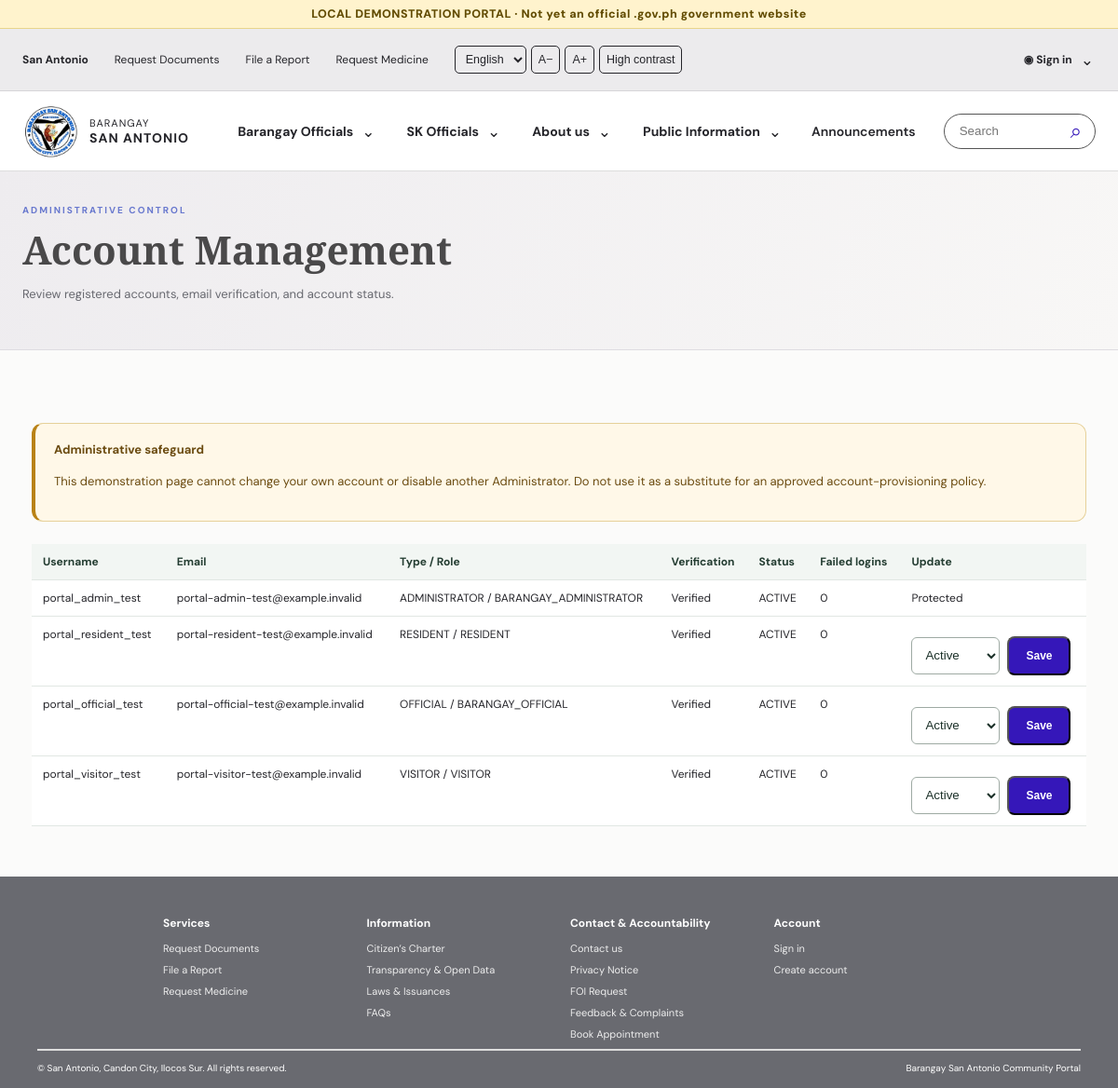
/public/user_manage.php (signed in), run on the app's committed database.
### tables this page shows
CREATE TABLE IF NOT EXISTS users (
  user_id BIGINT UNSIGNED NOT NULL AUTO_INCREMENT PRIMARY KEY,
  username VARCHAR(30) NOT NULL,
  email VARCHAR(254) NOT NULL,
  password_hash VARCHAR(255) NOT NULL,
  account_type ENUM('RESIDENT','VISITOR','OFFICIAL','ADMINISTRATOR') NOT NULL,
  account_status ENUM('PENDING_EMAIL','ACTIVE','SUSPENDED','DISABLED') NOT NULL DEFAULT 'PENDING_EMAIL',
  email_verified_at DATETIME NULL,
  last_login_at DATETIME NULL,
  password_changed_at DATETIME NULL,
  failed_login_count INT UNSIGNED NOT NULL DEFAULT 0,
  locked_until DATETIME NULL,
  created_at DATETIME NOT NULL DEFAULT CURRENT_TIMESTAMP,
  updated_at DATETIME NOT NULL DEFAULT CURRENT_TIMESTAMP ON UPDATE CURRENT_TIMESTAMP,
  UNIQUE KEY uq_users_username (username),
  UNIQUE KEY uq_users_email (email)
);

CREATE TABLE IF NOT EXISTS roles (
  role_id BIGINT UNSIGNED NOT NULL AUTO_INCREMENT PRIMARY KEY,
  role_code VARCHAR(60) NOT NULL UNIQUE,
  role_name VARCHAR(100) NOT NULL,
  is_active TINYINT(1) NOT NULL DEFAULT 1,
  created_at DATETIME NOT NULL DEFAULT CURRENT_TIMESTAMP
);

### app/Core/Security.php (called while the page is built, shortened)
<?php
final class Security
{
    public static function e(?string $value): string
    {
        return htmlspecialchars($value ?? '', ENT_QUOTES | ENT_SUBSTITUTE, 'UTF-8');
    }
}

### app/Services/Authorization.php (called while the page is built, shortened)
<?php
final class Authorization
{
    private static function schema(PDO $db): SchemaInspector { return new SchemaInspector($db); }
    public static function user(PDO $db, int $userId): ?array
    {
        $s = self::schema($db);
        $required = [
            'users' => ['user_id','username','email','account_type','account_status','email_verified_at'],
            'user_roles' => ['user_id','role_id'],
            'roles' => ['role_id','role_code','role_name','is_active'],
        ];
        foreach ($required as $table => $columns) {
            if (!$s->hasColumns($table, $columns)) throw new RuntimeException('The connected database is missing required RBAC structure: '.$table.'.');
        }
        $q = $db->prepare("SELECT u.user_id,u.username,u.email,u.account_type,u.account_status,u.email_verified_at,
                                  r.role_id,r.role_code,r.role_name
                           FROM users u
                           JOIN user_roles ur ON ur.user_id=u.user_id
                           JOIN roles r ON r.role_id=ur.role_id AND r.is_active=1
                           WHERE u.user_id=:uid AND u.account_status='ACTIVE' AND u.email_verified_at IS NOT NULL
                           ORDER BY r.role_code");
        $q->execute(['uid'=>$userId]);
        $rows = $q->fetchAll(PDO::FETCH_ASSOC);
        $user = $rows[0];
        $user['position_id'] = null;
        $user['position_name'] = null;
        $user['official_assignment_id'] = null;
        $user['position_assignment_valid'] = false;
        return $user;
    }
}

### app/Core/SchemaInspector.php (called while the page is built, shortened)
<?php
final class SchemaInspector
{
    private array $columns = [];
    private array $tables = [];
    public function hasTable(string $table): bool
    {
        if (!array_key_exists($table, $this->tables)) {
            $q = $this->db->prepare('SELECT 1 FROM information_schema.tables WHERE table_schema=DATABASE() AND table_name=:table LIMIT 1');
            $q->execute(['table' => $table]);
            $this->tables[$table] = (bool)$q->fetchColumn();
        }
        return $this->tables[$table];
    }
    public function hasColumns(string $table, array $columns): bool
    {
        if (!$this->hasTable($table)) return false;
        foreach ($columns as $column) {
            $key = $table . '.' . $column;
            if (!array_key_exists($key, $this->columns)) {
                $q = $this->db->prepare('SELECT 1 FROM information_schema.columns WHERE table_schema=DATABASE() AND table_name=:table AND column_name=:column LIMIT 1');
                $q->execute(['table' => $table, 'column' => $column]);
                $this->columns[$key] = (bool)$q->fetchColumn();
            }
        }
        return true;
    }
}

### public/user_manage.php (the view, shortened to what this page needs)
<?php
require dirname(__DIR__).'/app/Core/Security.php';require dirname(__DIR__).'/app/Core/SchemaInspector.php';require dirname(__DIR__).'/app/Services/Authorization.php';
try{$db=Database::connection();$user=Authorization::user($db,(int)$_SESSION['user_id']);if(!$user){Security::destroySession();header('Location: login.php');exit;}if($user['role_code']!=='BARANGAY_ADMINISTRATOR'||!Authorization::can($db,$user,'users.manage')){http_response_code(403);exit('Administrator account-management permission required.');}}
catch(Throwable $e){error_log('User manager: '.$e->getMessage());http_response_code(503);exit('Account management is unavailable.');}
$rows=$db->query('SELECT u.user_id,u.username,u.email,u.account_type,u.account_status,u.email_verified_at,u.failed_login_count,u.locked_until,u.created_at,r.role_code FROM users u LEFT JOIN user_roles ur ON ur.user_id=u.user_id LEFT JOIN roles r ON r.role_id=ur.role_id ORDER BY u.created_at DESC LIMIT 200')->fetchAll(PDO::FETCH_ASSOC);
require dirname(__DIR__).'/app/Core/PublicPage.php';pageHeader('Account Management','Review and manage portal account status.');?>
<main id="main-content"><section class="page-hero"><div class="page-hero-inner"><p class="eyebrow">ADMINISTRATIVE CONTROL</p><h1>Account Management</h1><p>Review registered accounts, email verification, and account status.</p></div></section><section class="section"><?php if($message): ?><div class="notice info" role="status"><?= Security::e($message) ?></div><?php endif; ?><?php if($error): ?><div class="notice warning" role="alert"><?= Security::e($error) ?></div><?php endif; ?><div class="notice warning"><b>Administrative safeguard</b><p>This demonstration page cannot change your own account or disable another Administrator. Do not use it as a substitute for an approved account-provisioning policy.</p></div><div class="table-wrap"><table class="data-table"><thead><tr><th>Username</th><th>Email</th><th>Type / Role</th><th>Verification</th><th>Status</th><th>Failed logins</th><th>Update</th></tr></thead><tbody><?php foreach($rows as $r): ?><tr><td><?= Security::e($r['username']) ?></td><td><?= Security::e($r['email']) ?></td><td><?= Security::e($r['account_type'].' / '.($r['role_code']??'No role')) ?></td><td><?= $r['email_verified_at']?'Verified':'Pending' ?></td><td><?= Security::e($r['account_status']) ?></td><td><?= (int)$r['failed_login_count'] ?><?= $r['locked_until']?' · Locked':'' ?></td><td><?php if((int)$r['user_id']!==(int)$user['user_id']&&$r['account_type']!=='ADMINISTRATOR'): ?><form method="post" class="workflow-actions"><input type="hidden" name="_csrf" value="<?= Security::e(Security::csrfToken()) ?>"><input type="hidden" name="user_id" value="<?= (int)$r['user_id'] ?>"><select name="account_status"><option value="ACTIVE" <?= $r['account_status']==='ACTIVE'?'selected':'' ?>>Active</option><option value="SUSPENDED" <?= $r['account_status']==='SUSPENDED'?'selected':'' ?>>Suspend</option><option value="DISABLED" <?= $r['account_status']==='DISABLED'?'selected':'' ?>>Disable</option></select><button type="submit" class="action-primary">Save</button></form><?php else: ?>Protected<?php endif; ?></td></tr><?php endforeach; ?></tbody></table></div></section></main><?php pageFooter();

### public/assets/css/site.css (style rules this page uses)
:root { --ink:#25252a;--muted:#686970;--blue:#4f6fff;--purple:#3517b9;--line:#e7e7eb;--paper:#fbfbfa;--serif:'Playfair Display',Georgia,serif;--sans:'DM Sans',Arial,sans-serif }
* { box-sizing:border-box }
html { scroll-behavior:smooth }
body { margin:0;background:var(--paper);color:var(--ink);font-family:var(--sans) }
.eyebrow { font-size:10px;font-weight:700;letter-spacing:2px;color:#6878ce;margin:0 0 12px }
.section { max-width:1180px;margin:auto;padding:54px 24px }
.notice { margin:24px 0;padding:18px 20px;border-radius:12px;font-size:13px;line-height:1.6 }
.notice.warning { background:#fff8e8;border:1px solid #e6d19a;color:#6b4b10 }
.table-wrap { overflow:auto }
table { width:100%;border-collapse:collapse;background:#fff }
th,td { text-align:left;padding:12px;border-bottom:1px solid #e7e7eb;font-size:13px }
th { background:#f4f3f5 }
.page-hero { background:linear-gradient(110deg,#eeecef,#f8f7f6);border-bottom:1px solid #dedce1;padding:35px 24px }
.page-hero-inner { max-width:1180px;margin:auto }
.page-hero h1 { font:700 clamp(28px,4vw,42px)/1.15 var(--serif);margin:7px 0 10px;color:#4a494a }
.page-hero p:not(.eyebrow) { max-width:760px;color:var(--muted);font-size:13px;line-height:1.7 }
.action-primary,.action-secondary { display:inline-flex;align-items:center;justify-content:center;min-height:42px;padding:10px 18px;border-radius:8px;font-size:12px;font-weight:700 }
.action-primary { background:var(--purple);color:#fff }
.table-wrap { overflow-x:auto }
.table-wrap table { width:100%;border-collapse:collapse;background:#fff }
.table-wrap th,.table-wrap td { padding:12px;border-bottom:1px solid #e5e5e8;text-align:left;font-size:12px;vertical-align:top }
:root { --portal-font-scale: 1; }
html { font-size: calc(16px * var(--portal-font-scale)); scroll-behavior: smooth; }
body { overflow-wrap: anywhere; }
.page-hero-inner, .content-panel, .side-panel { min-width: 0; }
.portal-form button, .review-inline button, .action-primary, .action-secondary { min-height: 42px; }
.table-wrap { max-width: 100%; overflow-x: auto; }
.table-wrap table { min-width: 680px; }
.workflow-actions { display: flex; flex-wrap: wrap; gap: 8px; align-items: center; margin-top: 10px; }
.workflow-actions select { min-height: 40px; border: 1px solid #9eaaa3; border-radius: 6px; padding: 7px 10px; background: #fff; color: #1b3028; }
.form-note, .notice, .micro { line-height: 1.6; }
.notice.warning { border-left: 4px solid #b98216; }
.data-table { width: 100%; border-collapse: collapse; }
.data-table th, .data-table td { padding: 11px 12px; text-align: left; border-bottom: 1px solid #e1e7e3; vertical-align: top; }
.data-table th { background: #f2f6f3; color: #243d32; }

### data on the page
users: username "portal_admin_test", email "portal-admin-test@example.invalid", account_type.role_code "ADMINISTRATOR / BARANGAY_ADMINISTRATOR", shows "Verified", account_status "ACTIVE", failed_login_count "0", shows "Protected"
users: username "portal_resident_test", email "portal-resident-test@example.invalid", account_type.role_code "RESIDENT / RESIDENT", shows "Verified", account_status "ACTIVE", failed_login_count "0", account_status "Active"
users: username "portal_official_test", email "portal-official-test@example.invalid", account_type.role_code "OFFICIAL / BARANGAY_OFFICIAL", shows "Verified", account_status "ACTIVE", failed_login_count "0", account_status "Active"
users: username "portal_visitor_test", email "portal-visitor-test@example.invalid", account_type.role_code "VISITOR / VISITOR", shows "Verified", account_status "ACTIVE", failed_login_count "0", account_status "Active"
